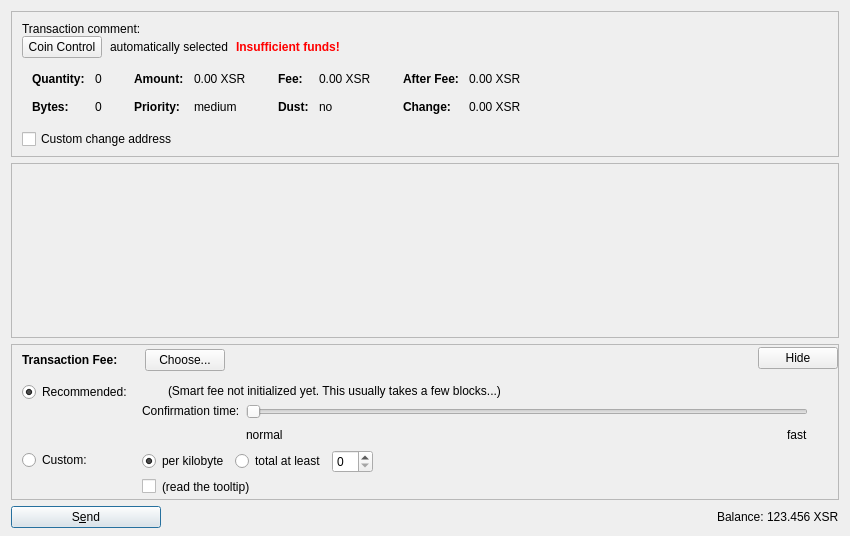
<?xml version="1.0" encoding="UTF-8"?>
<ui version="4.0">
 <class>EasySplitDialog</class>
 <widget class="QDialog" name="EasySplitDialog">
  <property name="geometry">
   <rect>
    <x>0</x>
    <y>0</y>
    <width>850</width>
    <height>536</height>
   </rect>
  </property>
  <property name="windowTitle">
   <string>Send Coins</string>
  </property>
  <layout class="QVBoxLayout" name="verticalLayout" stretch="0,1,0,0">
   <property name="bottomMargin">
    <number>8</number>
   </property>
   <item>
    <widget class="QFrame" name="frameCoinControl">
     <property name="sizePolicy">
      <sizepolicy hsizetype="Expanding" vsizetype="Expanding">
       <horstretch>0</horstretch>
       <verstretch>0</verstretch>
      </sizepolicy>
     </property>
     <property name="maximumSize">
      <size>
       <width>16777215</width>
       <height>16777215</height>
      </size>
     </property>
     <property name="frameShape">
      <enum>QFrame::StyledPanel</enum>
     </property>
     <property name="frameShadow">
      <enum>QFrame::Sunken</enum>
     </property>
     <layout class="QVBoxLayout" name="verticalLayoutCoinControl2">
      <property name="spacing">
       <number>0</number>
      </property>
      <property name="leftMargin">
       <number>0</number>
      </property>
      <property name="topMargin">
       <number>0</number>
      </property>
      <property name="rightMargin">
       <number>0</number>
      </property>
      <property name="bottomMargin">
       <number>6</number>
      </property>
      <item>
       <layout class="QVBoxLayout" name="verticalLayoutCoinControl" stretch="0,0,0,0,1">
        <property name="spacing">
         <number>0</number>
        </property>
        <property name="leftMargin">
         <number>10</number>
        </property>
        <property name="topMargin">
         <number>10</number>
        </property>
        <item>
         <layout class="QHBoxLayout" name="horizontalLayoutTxComment">
          <property name="spacing">
           <number>0</number>
          </property>
          <item>
           <widget class="QLabel" name="labelTxComment">
            <property name="text">
             <string>Transaction comment: </string>
            </property>
            <property name="buddy">
             <cstring>editTxComment</cstring>
            </property>
           </widget>
          </item>
          <item>
           <widget class="QValidatedLineEdit" name="editTxComment" native="true">
            <property name="enabled">
             <bool>true</bool>
            </property>
            <property name="toolTip">
             <string>Enter a transaction comment up to 140 characters (ATTENTION: this information is public)</string>
            </property>
           </widget>
          </item>
         </layout>
        </item>
        <item>
         <layout class="QHBoxLayout" name="horizontalLayoutCoinControl2" stretch="0,0,0,0">
          <property name="spacing">
           <number>8</number>
          </property>
          <property name="bottomMargin">
           <number>10</number>
          </property>
          <item>
           <widget class="QPushButton" name="pushButtonCoinControl">
            <property name="styleSheet">
             <string notr="true"/>
            </property>
            <property name="text">
             <string>Coin Control</string>
            </property>
            <property name="autoDefault">
             <bool>false</bool>
            </property>
           </widget>
          </item>
          <item>
           <widget class="QLabel" name="labelCoinControlAutomaticallySelected">
            <property name="text">
             <string>automatically selected</string>
            </property>
            <property name="margin">
             <number>5</number>
            </property>
           </widget>
          </item>
          <item>
           <widget class="QLabel" name="labelCoinControlInsuffFunds">
            <property name="font">
             <font>
              <weight>75</weight>
              <bold>true</bold>
             </font>
            </property>
            <property name="styleSheet">
             <string notr="true">color:red;font-weight:bold;</string>
            </property>
            <property name="text">
             <string>Insufficient funds!</string>
            </property>
            <property name="margin">
             <number>5</number>
            </property>
           </widget>
          </item>
          <item>
           <spacer name="horizontalSpacerCoinControl">
            <property name="orientation">
             <enum>Qt::Horizontal</enum>
            </property>
            <property name="sizeHint" stdset="0">
             <size>
              <width>40</width>
              <height>1</height>
             </size>
            </property>
           </spacer>
          </item>
         </layout>
        </item>
        <item>
         <widget class="QWidget" name="widgetCoinControl" native="true">
          <property name="sizePolicy">
           <sizepolicy hsizetype="Preferred" vsizetype="Preferred">
            <horstretch>0</horstretch>
            <verstretch>0</verstretch>
           </sizepolicy>
          </property>
          <property name="minimumSize">
           <size>
            <width>0</width>
            <height>0</height>
           </size>
          </property>
          <property name="styleSheet">
           <string notr="true"/>
          </property>
          <layout class="QHBoxLayout" name="horizontalLayoutCoinControl5">
           <property name="leftMargin">
            <number>0</number>
           </property>
           <property name="topMargin">
            <number>0</number>
           </property>
           <property name="rightMargin">
            <number>0</number>
           </property>
           <property name="bottomMargin">
            <number>0</number>
           </property>
           <item>
            <layout class="QHBoxLayout" name="horizontalLayoutCoinControl3" stretch="0,0,0,1">
             <property name="spacing">
              <number>20</number>
             </property>
             <property name="topMargin">
              <number>0</number>
             </property>
             <property name="bottomMargin">
              <number>10</number>
             </property>
             <item>
              <layout class="QFormLayout" name="formLayoutCoinControl1">
               <property name="horizontalSpacing">
                <number>10</number>
               </property>
               <property name="verticalSpacing">
                <number>14</number>
               </property>
               <property name="leftMargin">
                <number>10</number>
               </property>
               <property name="topMargin">
                <number>4</number>
               </property>
               <property name="rightMargin">
                <number>6</number>
               </property>
               <item row="0" column="0">
                <widget class="QLabel" name="labelCoinControlQuantityText">
                 <property name="font">
                  <font>
                   <weight>75</weight>
                   <bold>true</bold>
                  </font>
                 </property>
                 <property name="text">
                  <string>Quantity:</string>
                 </property>
                 <property name="margin">
                  <number>0</number>
                 </property>
                </widget>
               </item>
               <item row="0" column="1">
                <widget class="QLabel" name="labelCoinControlQuantity">
                 <property name="cursor">
                  <cursorShape>IBeamCursor</cursorShape>
                 </property>
                 <property name="contextMenuPolicy">
                  <enum>Qt::ActionsContextMenu</enum>
                 </property>
                 <property name="text">
                  <string notr="true">0</string>
                 </property>
                 <property name="margin">
                  <number>0</number>
                 </property>
                 <property name="textInteractionFlags">
                  <set>Qt::LinksAccessibleByMouse|Qt::TextSelectableByKeyboard|Qt::TextSelectableByMouse</set>
                 </property>
                </widget>
               </item>
               <item row="1" column="0">
                <widget class="QLabel" name="labelCoinControlBytesText">
                 <property name="font">
                  <font>
                   <weight>75</weight>
                   <bold>true</bold>
                  </font>
                 </property>
                 <property name="text">
                  <string>Bytes:</string>
                 </property>
                </widget>
               </item>
               <item row="1" column="1">
                <widget class="QLabel" name="labelCoinControlBytes">
                 <property name="cursor">
                  <cursorShape>IBeamCursor</cursorShape>
                 </property>
                 <property name="contextMenuPolicy">
                  <enum>Qt::ActionsContextMenu</enum>
                 </property>
                 <property name="text">
                  <string notr="true">0</string>
                 </property>
                 <property name="textInteractionFlags">
                  <set>Qt::LinksAccessibleByMouse|Qt::TextSelectableByKeyboard|Qt::TextSelectableByMouse</set>
                 </property>
                </widget>
               </item>
              </layout>
             </item>
             <item>
              <layout class="QFormLayout" name="formLayoutCoinControl2">
               <property name="horizontalSpacing">
                <number>10</number>
               </property>
               <property name="verticalSpacing">
                <number>14</number>
               </property>
               <property name="leftMargin">
                <number>6</number>
               </property>
               <property name="topMargin">
                <number>4</number>
               </property>
               <property name="rightMargin">
                <number>6</number>
               </property>
               <item row="0" column="0">
                <widget class="QLabel" name="labelCoinControlAmountText">
                 <property name="font">
                  <font>
                   <weight>75</weight>
                   <bold>true</bold>
                  </font>
                 </property>
                 <property name="text">
                  <string>Amount:</string>
                 </property>
                 <property name="margin">
                  <number>0</number>
                 </property>
                </widget>
               </item>
               <item row="0" column="1">
                <widget class="QLabel" name="labelCoinControlAmount">
                 <property name="cursor">
                  <cursorShape>IBeamCursor</cursorShape>
                 </property>
                 <property name="contextMenuPolicy">
                  <enum>Qt::ActionsContextMenu</enum>
                 </property>
                 <property name="text">
                  <string notr="true">0.00 XSR</string>
                 </property>
                 <property name="textInteractionFlags">
                  <set>Qt::LinksAccessibleByMouse|Qt::TextSelectableByKeyboard|Qt::TextSelectableByMouse</set>
                 </property>
                </widget>
               </item>
               <item row="1" column="0">
                <widget class="QLabel" name="labelCoinControlPriorityText">
                 <property name="font">
                  <font>
                   <weight>75</weight>
                   <bold>true</bold>
                  </font>
                 </property>
                 <property name="text">
                  <string>Priority:</string>
                 </property>
                </widget>
               </item>
               <item row="1" column="1">
                <widget class="QLabel" name="labelCoinControlPriority">
                 <property name="cursor">
                  <cursorShape>IBeamCursor</cursorShape>
                 </property>
                 <property name="contextMenuPolicy">
                  <enum>Qt::ActionsContextMenu</enum>
                 </property>
                 <property name="text">
                  <string notr="true">medium</string>
                 </property>
                 <property name="textInteractionFlags">
                  <set>Qt::LinksAccessibleByMouse|Qt::TextSelectableByKeyboard|Qt::TextSelectableByMouse</set>
                 </property>
                </widget>
               </item>
              </layout>
             </item>
             <item>
              <layout class="QFormLayout" name="formLayoutCoinControl3">
               <property name="horizontalSpacing">
                <number>10</number>
               </property>
               <property name="verticalSpacing">
                <number>14</number>
               </property>
               <property name="leftMargin">
                <number>6</number>
               </property>
               <property name="topMargin">
                <number>4</number>
               </property>
               <property name="rightMargin">
                <number>6</number>
               </property>
               <item row="0" column="0">
                <widget class="QLabel" name="labelCoinControlFeeText">
                 <property name="font">
                  <font>
                   <weight>75</weight>
                   <bold>true</bold>
                  </font>
                 </property>
                 <property name="text">
                  <string>Fee:</string>
                 </property>
                 <property name="margin">
                  <number>0</number>
                 </property>
                </widget>
               </item>
               <item row="0" column="1">
                <widget class="QLabel" name="labelCoinControlFee">
                 <property name="cursor">
                  <cursorShape>IBeamCursor</cursorShape>
                 </property>
                 <property name="contextMenuPolicy">
                  <enum>Qt::ActionsContextMenu</enum>
                 </property>
                 <property name="text">
                  <string notr="true">0.00 XSR</string>
                 </property>
                 <property name="textInteractionFlags">
                  <set>Qt::LinksAccessibleByMouse|Qt::TextSelectableByKeyboard|Qt::TextSelectableByMouse</set>
                 </property>
                </widget>
               </item>
               <item row="1" column="0">
                <widget class="QLabel" name="labelCoinControlLowOutputText">
                 <property name="font">
                  <font>
                   <weight>75</weight>
                   <bold>true</bold>
                  </font>
                 </property>
                 <property name="text">
                  <string>Dust:</string>
                 </property>
                </widget>
               </item>
               <item row="1" column="1">
                <widget class="QLabel" name="labelCoinControlLowOutput">
                 <property name="cursor">
                  <cursorShape>IBeamCursor</cursorShape>
                 </property>
                 <property name="contextMenuPolicy">
                  <enum>Qt::ActionsContextMenu</enum>
                 </property>
                 <property name="text">
                  <string notr="true">no</string>
                 </property>
                 <property name="textInteractionFlags">
                  <set>Qt::LinksAccessibleByMouse|Qt::TextSelectableByKeyboard|Qt::TextSelectableByMouse</set>
                 </property>
                </widget>
               </item>
              </layout>
             </item>
             <item>
              <layout class="QFormLayout" name="formLayoutCoinControl4">
               <property name="horizontalSpacing">
                <number>10</number>
               </property>
               <property name="verticalSpacing">
                <number>14</number>
               </property>
               <property name="leftMargin">
                <number>6</number>
               </property>
               <property name="topMargin">
                <number>4</number>
               </property>
               <property name="rightMargin">
                <number>6</number>
               </property>
               <item row="0" column="0">
                <widget class="QLabel" name="labelCoinControlAfterFeeText">
                 <property name="font">
                  <font>
                   <weight>75</weight>
                   <bold>true</bold>
                  </font>
                 </property>
                 <property name="text">
                  <string>After Fee:</string>
                 </property>
                 <property name="margin">
                  <number>0</number>
                 </property>
                </widget>
               </item>
               <item row="0" column="1">
                <widget class="QLabel" name="labelCoinControlAfterFee">
                 <property name="cursor">
                  <cursorShape>IBeamCursor</cursorShape>
                 </property>
                 <property name="contextMenuPolicy">
                  <enum>Qt::ActionsContextMenu</enum>
                 </property>
                 <property name="text">
                  <string notr="true">0.00 XSR</string>
                 </property>
                 <property name="textInteractionFlags">
                  <set>Qt::LinksAccessibleByMouse|Qt::TextSelectableByKeyboard|Qt::TextSelectableByMouse</set>
                 </property>
                </widget>
               </item>
               <item row="1" column="0">
                <widget class="QLabel" name="labelCoinControlChangeText">
                 <property name="font">
                  <font>
                   <weight>75</weight>
                   <bold>true</bold>
                  </font>
                 </property>
                 <property name="text">
                  <string>Change:</string>
                 </property>
                </widget>
               </item>
               <item row="1" column="1">
                <widget class="QLabel" name="labelCoinControlChange">
                 <property name="cursor">
                  <cursorShape>IBeamCursor</cursorShape>
                 </property>
                 <property name="contextMenuPolicy">
                  <enum>Qt::ActionsContextMenu</enum>
                 </property>
                 <property name="text">
                  <string notr="true">0.00 XSR</string>
                 </property>
                 <property name="textInteractionFlags">
                  <set>Qt::LinksAccessibleByMouse|Qt::TextSelectableByKeyboard|Qt::TextSelectableByMouse</set>
                 </property>
                </widget>
               </item>
              </layout>
             </item>
            </layout>
           </item>
          </layout>
         </widget>
        </item>
        <item>
         <layout class="QHBoxLayout" name="horizontalLayoutCoinControl4" stretch="0,0,0">
          <property name="spacing">
           <number>12</number>
          </property>
          <property name="sizeConstraint">
           <enum>QLayout::SetDefaultConstraint</enum>
          </property>
          <property name="topMargin">
           <number>5</number>
          </property>
          <property name="rightMargin">
           <number>5</number>
          </property>
          <item>
           <widget class="QCheckBox" name="checkBoxCoinControlChange">
            <property name="toolTip">
             <string>If this is activated, but the change address is empty or invalid, change will be sent to a newly generated address.</string>
            </property>
            <property name="text">
             <string>Custom change address</string>
            </property>
           </widget>
          </item>
          <item>
           <widget class="QValidatedLineEdit" name="lineEditCoinControlChange" native="true">
            <property name="enabled">
             <bool>false</bool>
            </property>
            <property name="sizePolicy">
             <sizepolicy hsizetype="Expanding" vsizetype="Fixed">
              <horstretch>0</horstretch>
              <verstretch>0</verstretch>
             </sizepolicy>
            </property>
           </widget>
          </item>
          <item>
           <widget class="QLabel" name="labelCoinControlChangeLabel">
            <property name="sizePolicy">
             <sizepolicy hsizetype="Preferred" vsizetype="Expanding">
              <horstretch>0</horstretch>
              <verstretch>0</verstretch>
             </sizepolicy>
            </property>
            <property name="minimumSize">
             <size>
              <width>0</width>
              <height>0</height>
             </size>
            </property>
            <property name="text">
             <string/>
            </property>
            <property name="margin">
             <number>3</number>
            </property>
           </widget>
          </item>
         </layout>
        </item>
        <item>
         <spacer name="verticalSpacerCoinControl">
          <property name="orientation">
           <enum>Qt::Vertical</enum>
          </property>
          <property name="sizeHint" stdset="0">
           <size>
            <width>800</width>
            <height>1</height>
           </size>
          </property>
         </spacer>
        </item>
       </layout>
      </item>
     </layout>
    </widget>
   </item>
   <item>
    <widget class="QScrollArea" name="scrollArea">
     <property name="widgetResizable">
      <bool>true</bool>
     </property>
     <widget class="QWidget" name="scrollAreaWidgetContents">
      <property name="geometry">
       <rect>
        <x>0</x>
        <y>0</y>
        <width>826</width>
        <height>85</height>
       </rect>
      </property>
      <layout class="QVBoxLayout" name="verticalLayout_2" stretch="0,1">
       <property name="leftMargin">
        <number>0</number>
       </property>
       <property name="topMargin">
        <number>0</number>
       </property>
       <property name="rightMargin">
        <number>0</number>
       </property>
       <property name="bottomMargin">
        <number>0</number>
       </property>
       <item>
        <layout class="QVBoxLayout" name="entries">
         <property name="spacing">
          <number>6</number>
         </property>
        </layout>
       </item>
       <item>
        <spacer name="verticalSpacer">
         <property name="orientation">
          <enum>Qt::Vertical</enum>
         </property>
         <property name="sizeHint" stdset="0">
          <size>
           <width>20</width>
           <height>40</height>
          </size>
         </property>
        </spacer>
       </item>
      </layout>
     </widget>
    </widget>
   </item>
   <item>
    <widget class="QFrame" name="frameFee">
     <property name="sizePolicy">
      <sizepolicy hsizetype="Expanding" vsizetype="Expanding">
       <horstretch>0</horstretch>
       <verstretch>0</verstretch>
      </sizepolicy>
     </property>
     <property name="maximumSize">
      <size>
       <width>16777215</width>
       <height>16777215</height>
      </size>
     </property>
     <property name="frameShape">
      <enum>QFrame::StyledPanel</enum>
     </property>
     <property name="frameShadow">
      <enum>QFrame::Sunken</enum>
     </property>
     <layout class="QVBoxLayout" name="verticalLayoutFee1">
      <property name="spacing">
       <number>0</number>
      </property>
      <property name="leftMargin">
       <number>0</number>
      </property>
      <property name="topMargin">
       <number>0</number>
      </property>
      <property name="rightMargin">
       <number>0</number>
      </property>
      <property name="bottomMargin">
       <number>0</number>
      </property>
      <item>
       <layout class="QVBoxLayout" name="verticalLayoutFee2" stretch="0,0,0">
        <property name="spacing">
         <number>0</number>
        </property>
        <property name="leftMargin">
         <number>10</number>
        </property>
        <property name="topMargin">
         <number>0</number>
        </property>
        <item>
         <layout class="QHBoxLayout" name="horizontalLayoutFee1">
          <property name="bottomMargin">
           <number>0</number>
          </property>
          <item>
           <layout class="QVBoxLayout" name="verticalLayoutFee7">
            <property name="spacing">
             <number>0</number>
            </property>
            <item>
             <spacer name="verticalSpacerSmartFee">
              <property name="orientation">
               <enum>Qt::Vertical</enum>
              </property>
              <property name="sizeType">
               <enum>QSizePolicy::Fixed</enum>
              </property>
              <property name="sizeHint" stdset="0">
               <size>
                <width>1</width>
                <height>4</height>
               </size>
              </property>
             </spacer>
            </item>
            <item>
             <layout class="QHBoxLayout" name="horizontalLayoutSmartFee">
              <property name="spacing">
               <number>10</number>
              </property>
              <item>
               <widget class="QLabel" name="labelFeeHeadline">
                <property name="sizePolicy">
                 <sizepolicy hsizetype="Preferred" vsizetype="Maximum">
                  <horstretch>0</horstretch>
                  <verstretch>0</verstretch>
                 </sizepolicy>
                </property>
                <property name="font">
                 <font>
                  <weight>75</weight>
                  <bold>true</bold>
                 </font>
                </property>
                <property name="styleSheet">
                 <string notr="true">font-weight:bold;</string>
                </property>
                <property name="text">
                 <string>Transaction Fee:</string>
                </property>
               </widget>
              </item>
              <item>
               <widget class="QLabel" name="labelFeeMinimized">
                <property name="text">
                 <string/>
                </property>
               </widget>
              </item>
              <item>
               <widget class="QPushButton" name="buttonChooseFee">
                <property name="text">
                 <string>Choose...</string>
                </property>
               </widget>
              </item>
             </layout>
            </item>
            <item>
             <spacer name="verticalSpacer_5">
              <property name="orientation">
               <enum>Qt::Vertical</enum>
              </property>
              <property name="sizeHint" stdset="0">
               <size>
                <width>1</width>
                <height>1</height>
               </size>
              </property>
             </spacer>
            </item>
           </layout>
          </item>
          <item>
           <spacer name="horizontalSpacer_4">
            <property name="orientation">
             <enum>Qt::Horizontal</enum>
            </property>
            <property name="sizeHint" stdset="0">
             <size>
              <width>40</width>
              <height>20</height>
             </size>
            </property>
           </spacer>
          </item>
          <item>
           <widget class="QPushButton" name="buttonMinimizeFee">
            <property name="toolTip">
             <string>collapse fee-settings</string>
            </property>
            <property name="text">
             <string>Hide</string>
            </property>
           </widget>
          </item>
         </layout>
        </item>
        <item>
         <widget class="QFrame" name="frameFeeSelection">
          <layout class="QVBoxLayout" name="verticalLayoutFee12">
           <property name="spacing">
            <number>0</number>
           </property>
           <property name="leftMargin">
            <number>0</number>
           </property>
           <property name="topMargin">
            <number>0</number>
           </property>
           <property name="rightMargin">
            <number>0</number>
           </property>
           <property name="bottomMargin">
            <number>0</number>
           </property>
           <item>
            <layout class="QGridLayout" name="gridLayoutFee">
             <property name="topMargin">
              <number>10</number>
             </property>
             <property name="bottomMargin">
              <number>4</number>
             </property>
             <property name="horizontalSpacing">
              <number>10</number>
             </property>
             <property name="verticalSpacing">
              <number>4</number>
             </property>
             <item row="1" column="1">
              <layout class="QVBoxLayout" name="verticalLayoutFee8">
               <property name="spacing">
                <number>6</number>
               </property>
               <item>
                <layout class="QHBoxLayout" name="horizontalLayoutFee13">
                 <item>
                  <widget class="QRadioButton" name="radioCustomPerKilobyte">
                   <property name="toolTip">
                    <string>If the custom fee is set to 1000 satoshis and the transaction is only 250 bytes, then &quot;per kilobyte&quot; only pays 250 satoshis in fee, while &quot;total at least&quot; pays 1000 satoshis. For transactions bigger than a kilobyte both pay by kilobyte.</string>
                   </property>
                   <property name="text">
                    <string>per kilobyte</string>
                   </property>
                   <property name="checked">
                    <bool>true</bool>
                   </property>
                   <attribute name="buttonGroup">
                    <string notr="true">groupCustomFee</string>
                   </attribute>
                  </widget>
                 </item>
                 <item>
                  <widget class="QRadioButton" name="radioCustomAtLeast">
                   <property name="toolTip">
                    <string>If the custom fee is set to 1000 satoshis and the transaction is only 250 bytes, then &quot;per kilobyte&quot; only pays 250 satoshis in fee, while &quot;total at least&quot; pays 1000 satoshis. For transactions bigger than a kilobyte both pay by kilobyte.</string>
                   </property>
                   <property name="text">
                    <string>total at least</string>
                   </property>
                   <attribute name="buttonGroup">
                    <string notr="true">groupCustomFee</string>
                   </attribute>
                  </widget>
                 </item>
                 <item>
                  <widget class="BitcoinAmountField" name="customFee"/>
                 </item>
                 <item>
                  <spacer name="horizontalSpacer_6">
                   <property name="orientation">
                    <enum>Qt::Horizontal</enum>
                   </property>
                   <property name="sizeHint" stdset="0">
                    <size>
                     <width>1</width>
                     <height>1</height>
                    </size>
                   </property>
                  </spacer>
                 </item>
                </layout>
               </item>
               <item>
                <layout class="QHBoxLayout" name="horizontalLayoutFee8">
                 <item>
                  <widget class="QCheckBox" name="checkBoxMinimumFee">
                   <property name="toolTip">
                    <string>Paying only the minimum fee is just fine as long as there is less transaction volume than space in the blocks. But be aware that this can end up in a never confirming transaction once there is more demand for Sucrecoin transactions than the network can process.</string>
                   </property>
                   <property name="text">
                    <string/>
                   </property>
                  </widget>
                 </item>
                 <item>
                  <widget class="QLabel" name="labelMinFeeWarning">
                   <property name="enabled">
                    <bool>true</bool>
                   </property>
                   <property name="toolTip">
                    <string>Paying only the minimum fee is just fine as long as there is less transaction volume than space in the blocks. But be aware that this can end up in a never confirming transaction once there is more demand for Sucrecoin transactions than the network can process.</string>
                   </property>
                   <property name="text">
                    <string>(read the tooltip)</string>
                   </property>
                   <property name="margin">
                    <number>5</number>
                   </property>
                  </widget>
                 </item>
                 <item>
                  <spacer name="horizontalSpacer_2">
                   <property name="orientation">
                    <enum>Qt::Horizontal</enum>
                   </property>
                   <property name="sizeHint" stdset="0">
                    <size>
                     <width>1</width>
                     <height>1</height>
                    </size>
                   </property>
                  </spacer>
                 </item>
                </layout>
               </item>
              </layout>
             </item>
             <item row="0" column="0">
              <layout class="QVBoxLayout" name="verticalLayoutFee4" stretch="0,1">
               <item>
                <widget class="QRadioButton" name="radioSmartFee">
                 <property name="text">
                  <string>Recommended:</string>
                 </property>
                 <property name="checked">
                  <bool>true</bool>
                 </property>
                 <attribute name="buttonGroup">
                  <string notr="true">groupFee</string>
                 </attribute>
                </widget>
               </item>
               <item>
                <spacer name="verticalSpacer_2">
                 <property name="orientation">
                  <enum>Qt::Vertical</enum>
                 </property>
                 <property name="sizeHint" stdset="0">
                  <size>
                   <width>1</width>
                   <height>1</height>
                  </size>
                 </property>
                </spacer>
               </item>
              </layout>
             </item>
             <item row="1" column="0">
              <layout class="QVBoxLayout" name="verticalLayoutFee9" stretch="0,1">
               <item>
                <widget class="QRadioButton" name="radioCustomFee">
                 <property name="text">
                  <string>Custom:</string>
                 </property>
                 <attribute name="buttonGroup">
                  <string notr="true">groupFee</string>
                 </attribute>
                </widget>
               </item>
               <item>
                <spacer name="verticalSpacer_6">
                 <property name="orientation">
                  <enum>Qt::Vertical</enum>
                 </property>
                 <property name="sizeHint" stdset="0">
                  <size>
                   <width>1</width>
                   <height>1</height>
                  </size>
                 </property>
                </spacer>
               </item>
              </layout>
             </item>
             <item row="0" column="1">
              <layout class="QVBoxLayout" name="verticalLayoutFee3" stretch="0,0,1">
               <property name="spacing">
                <number>6</number>
               </property>
               <property name="topMargin">
                <number>2</number>
               </property>
               <item>
                <layout class="QHBoxLayout" name="horizontalLayoutFee12">
                 <item>
                  <widget class="QLabel" name="labelSmartFee">
                   <property name="text">
                    <string/>
                   </property>
                   <property name="margin">
                    <number>2</number>
                   </property>
                  </widget>
                 </item>
                 <item>
                  <widget class="QLabel" name="labelFeeEstimation">
                   <property name="text">
                    <string/>
                   </property>
                  </widget>
                 </item>
                 <item>
                  <widget class="QLabel" name="labelSmartFee2">
                   <property name="text">
                    <string>(Smart fee not initialized yet. This usually takes a few blocks...)</string>
                   </property>
                   <property name="margin">
                    <number>2</number>
                   </property>
                  </widget>
                 </item>
                 <item>
                  <spacer name="horizontalSpacer_5">
                   <property name="orientation">
                    <enum>Qt::Horizontal</enum>
                   </property>
                   <property name="sizeHint" stdset="0">
                    <size>
                     <width>1</width>
                     <height>1</height>
                    </size>
                   </property>
                  </spacer>
                 </item>
                </layout>
               </item>
               <item>
                <layout class="QHBoxLayout" name="horizontalLayoutFee9">
                 <item>
                  <layout class="QVBoxLayout" name="verticalLayoutFee6">
                   <item>
                    <widget class="QLabel" name="labelSmartFee3">
                     <property name="text">
                      <string>Confirmation time:</string>
                     </property>
                     <property name="margin">
                      <number>2</number>
                     </property>
                    </widget>
                   </item>
                   <item>
                    <spacer name="verticalSpacer_3">
                     <property name="orientation">
                      <enum>Qt::Vertical</enum>
                     </property>
                     <property name="sizeHint" stdset="0">
                      <size>
                       <width>1</width>
                       <height>1</height>
                      </size>
                     </property>
                    </spacer>
                   </item>
                  </layout>
                 </item>
                 <item>
                  <layout class="QVBoxLayout" name="verticalLayoutFee5">
                   <property name="rightMargin">
                    <number>30</number>
                   </property>
                   <item>
                    <widget class="QSlider" name="sliderSmartFee">
                     <property name="minimum">
                      <number>0</number>
                     </property>
                     <property name="maximum">
                      <number>24</number>
                     </property>
                     <property name="pageStep">
                      <number>1</number>
                     </property>
                     <property name="value">
                      <number>0</number>
                     </property>
                     <property name="orientation">
                      <enum>Qt::Horizontal</enum>
                     </property>
                     <property name="invertedAppearance">
                      <bool>false</bool>
                     </property>
                     <property name="invertedControls">
                      <bool>false</bool>
                     </property>
                     <property name="tickPosition">
                      <enum>QSlider::NoTicks</enum>
                     </property>
                    </widget>
                   </item>
                   <item>
                    <layout class="QHBoxLayout" name="horizontalLayoutFee10">
                     <item>
                      <widget class="QLabel" name="labelSmartFeeNormal">
                       <property name="text">
                        <string>normal</string>
                       </property>
                      </widget>
                     </item>
                     <item>
                      <spacer name="horizontalSpacer_3">
                       <property name="orientation">
                        <enum>Qt::Horizontal</enum>
                       </property>
                       <property name="sizeHint" stdset="0">
                        <size>
                         <width>40</width>
                         <height>20</height>
                        </size>
                       </property>
                      </spacer>
                     </item>
                     <item>
                      <widget class="QLabel" name="labelSmartFeeFast">
                       <property name="text">
                        <string>fast</string>
                       </property>
                      </widget>
                     </item>
                    </layout>
                   </item>
                  </layout>
                 </item>
                </layout>
               </item>
               <item>
                <spacer name="verticalSpacer_4">
                 <property name="orientation">
                  <enum>Qt::Vertical</enum>
                 </property>
                 <property name="sizeHint" stdset="0">
                  <size>
                   <width>1</width>
                   <height>1</height>
                  </size>
                 </property>
                </spacer>
               </item>
              </layout>
             </item>
            </layout>
           </item>
          </layout>
         </widget>
        </item>
        <item>
         <spacer name="verticalSpacerFee">
          <property name="orientation">
           <enum>Qt::Vertical</enum>
          </property>
          <property name="sizeHint" stdset="0">
           <size>
            <width>800</width>
            <height>1</height>
           </size>
          </property>
         </spacer>
        </item>
       </layout>
      </item>
     </layout>
    </widget>
   </item>
   <item>
    <layout class="QHBoxLayout" name="horizontalLayout">
     <item>
      <widget class="QPushButton" name="sendButton">
       <property name="minimumSize">
        <size>
         <width>150</width>
         <height>0</height>
        </size>
       </property>
       <property name="toolTip">
        <string>Confirm the send action</string>
       </property>
       <property name="text">
        <string>S&amp;end</string>
       </property>
       <property name="icon">
        <iconset resource="../bitcoin.qrc">
         <normaloff>:/icons/send</normaloff>:/icons/send</iconset>
       </property>
       <property name="autoDefault">
        <bool>false</bool>
       </property>
       <property name="default">
        <bool>true</bool>
       </property>
      </widget>
     </item>
     <item>
      <spacer name="horizontalSpacer">
       <property name="orientation">
        <enum>Qt::Horizontal</enum>
       </property>
       <property name="sizeHint" stdset="0">
        <size>
         <width>40</width>
         <height>20</height>
        </size>
       </property>
      </spacer>
     </item>
     <item>
      <layout class="QHBoxLayout" name="horizontalLayout_2">
       <property name="spacing">
        <number>3</number>
       </property>
       <item>
        <widget class="QLabel" name="label">
         <property name="sizePolicy">
          <sizepolicy hsizetype="Preferred" vsizetype="Fixed">
           <horstretch>0</horstretch>
           <verstretch>0</verstretch>
          </sizepolicy>
         </property>
         <property name="text">
          <string>Balance:</string>
         </property>
        </widget>
       </item>
       <item>
        <widget class="QLabel" name="labelBalance">
         <property name="sizePolicy">
          <sizepolicy hsizetype="Preferred" vsizetype="Fixed">
           <horstretch>0</horstretch>
           <verstretch>0</verstretch>
          </sizepolicy>
         </property>
         <property name="cursor">
          <cursorShape>IBeamCursor</cursorShape>
         </property>
         <property name="text">
          <string notr="true">123.456 XSR</string>
         </property>
         <property name="textInteractionFlags">
          <set>Qt::LinksAccessibleByMouse|Qt::TextSelectableByKeyboard|Qt::TextSelectableByMouse</set>
         </property>
        </widget>
       </item>
      </layout>
     </item>
    </layout>
   </item>
  </layout>
 </widget>
 <customwidgets>
  <customwidget>
   <class>QValidatedLineEdit</class>
   <extends>QWidget</extends>
   <header>qvalidatedlineedit.h</header>
  </customwidget>
  <customwidget>
   <class>BitcoinAmountField</class>
   <extends>QSpinBox</extends>
   <header>bitcoinamountfield.h</header>
   <container>1</container>
  </customwidget>
 </customwidgets>
 <resources>
  <include location="../bitcoin.qrc"/>
 </resources>
 <connections/>
 <buttongroups>
  <buttongroup name="groupFee"/>
  <buttongroup name="groupCustomFee"/>
 </buttongroups>
</ui>
